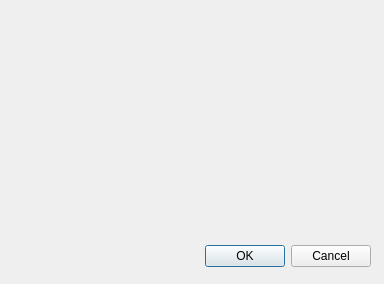
<?xml version="1.0" encoding="UTF-8"?>
<ui version="4.0">
 <class>OptionsDialog</class>
 <widget class="QDialog" name="OptionsDialog">
  <property name="geometry">
   <rect>
    <x>0</x>
    <y>0</y>
    <width>384</width>
    <height>284</height>
   </rect>
  </property>
  <property name="windowTitle">
   <string>Dialog</string>
  </property>
  <widget class="QDialogButtonBox" name="buttonBox">
   <property name="geometry">
    <rect>
     <x>30</x>
     <y>240</y>
     <width>341</width>
     <height>32</height>
    </rect>
   </property>
   <property name="orientation">
    <enum>Qt::Horizontal</enum>
   </property>
   <property name="standardButtons">
    <set>QDialogButtonBox::Cancel|QDialogButtonBox::Ok</set>
   </property>
  </widget>
 </widget>
 <resources/>
 <connections>
  <connection>
   <sender>buttonBox</sender>
   <signal>accepted()</signal>
   <receiver>OptionsDialog</receiver>
   <slot>accept()</slot>
   <hints>
    <hint type="sourcelabel">
     <x>248</x>
     <y>254</y>
    </hint>
    <hint type="destinationlabel">
     <x>157</x>
     <y>274</y>
    </hint>
   </hints>
  </connection>
  <connection>
   <sender>buttonBox</sender>
   <signal>rejected()</signal>
   <receiver>OptionsDialog</receiver>
   <slot>reject()</slot>
   <hints>
    <hint type="sourcelabel">
     <x>316</x>
     <y>260</y>
    </hint>
    <hint type="destinationlabel">
     <x>286</x>
     <y>274</y>
    </hint>
   </hints>
  </connection>
 </connections>
</ui>
